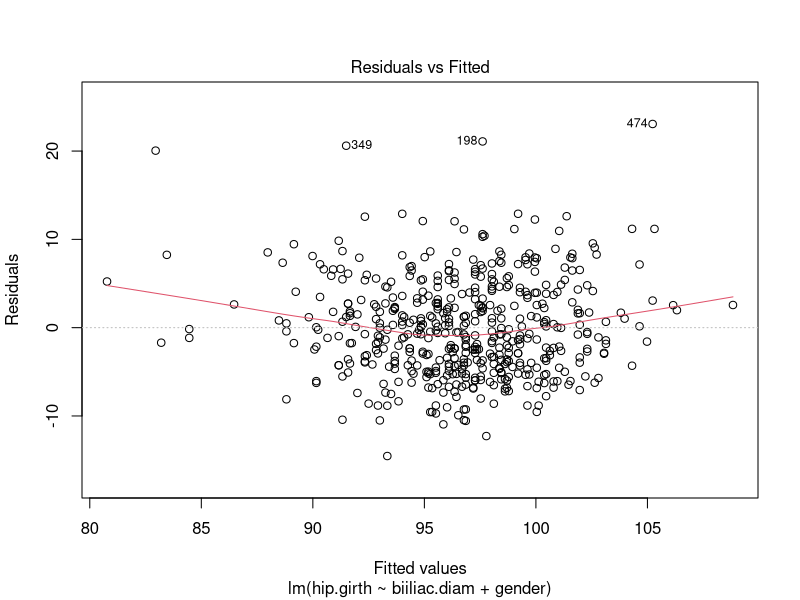
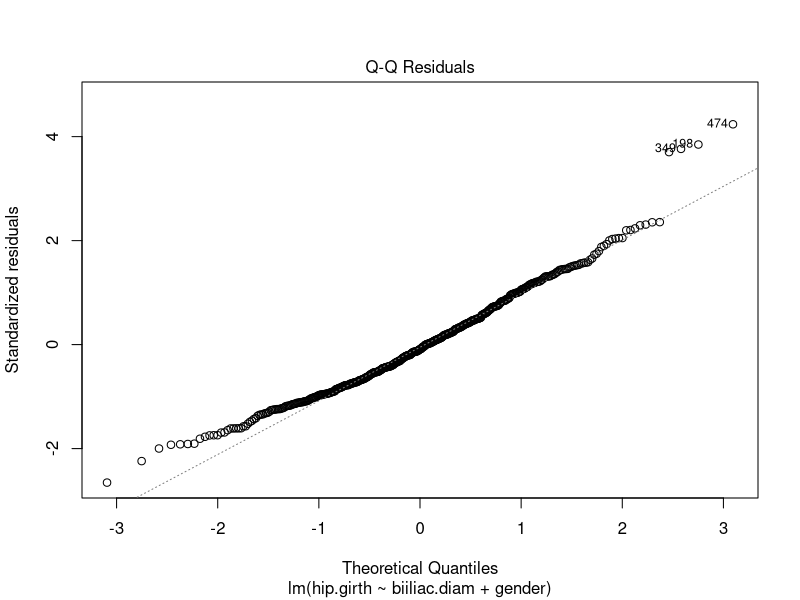
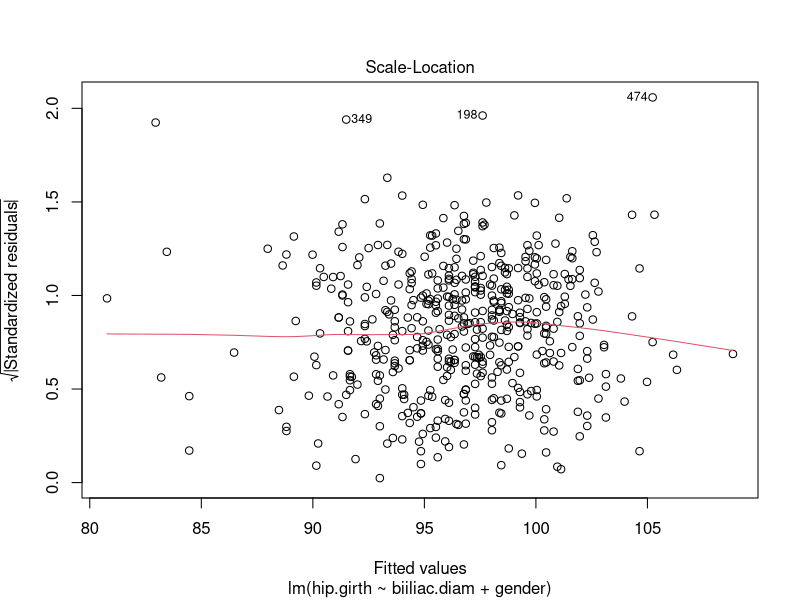
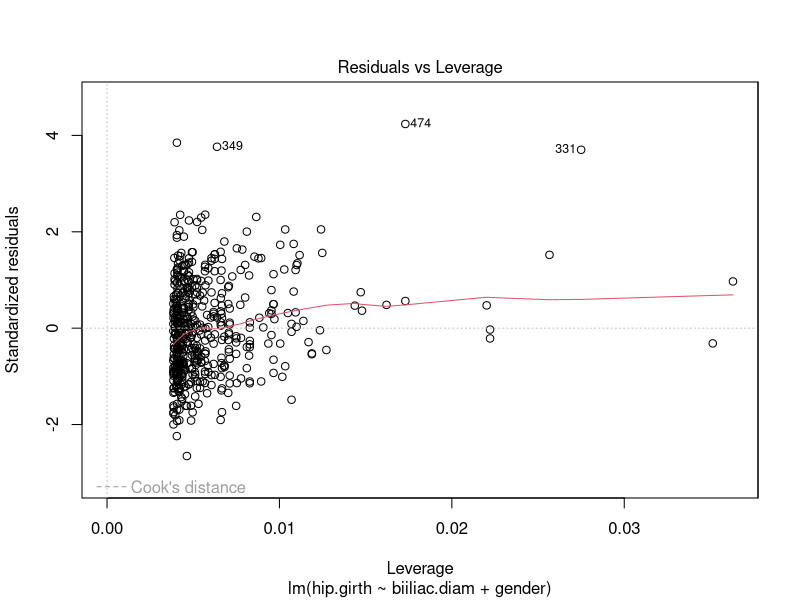
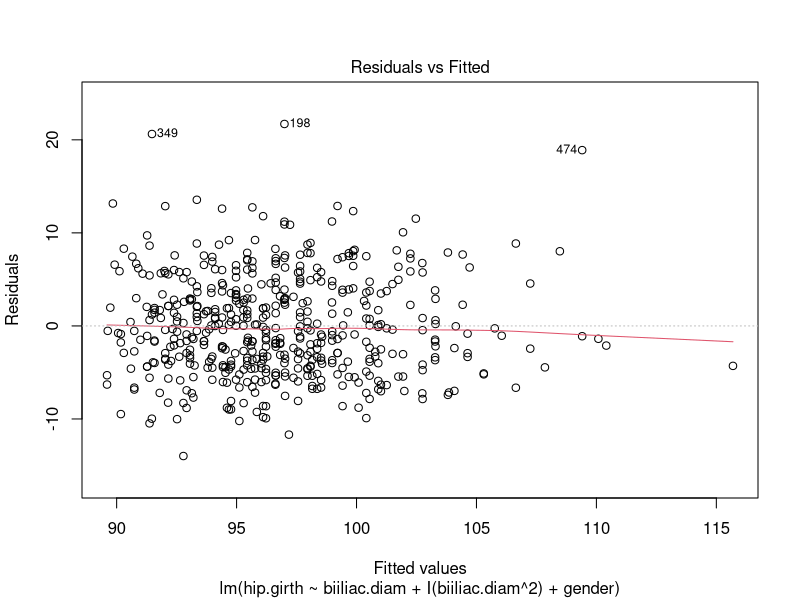
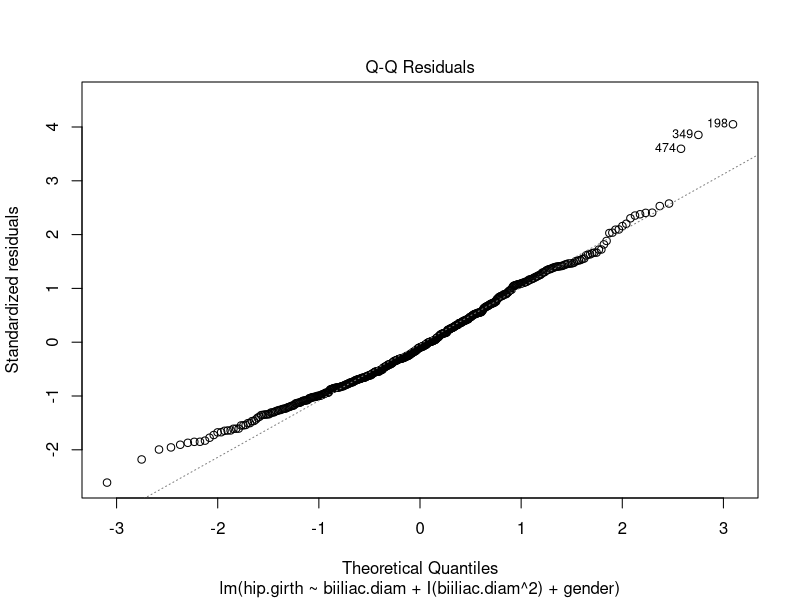
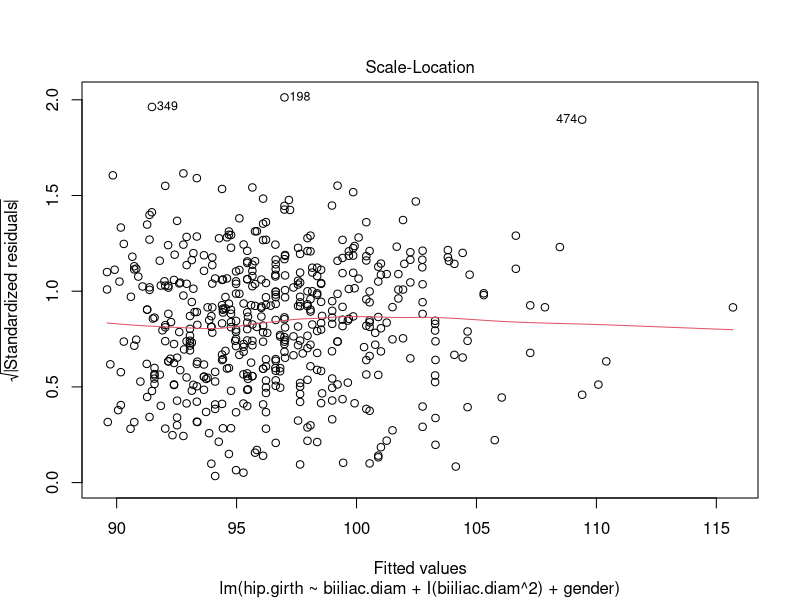
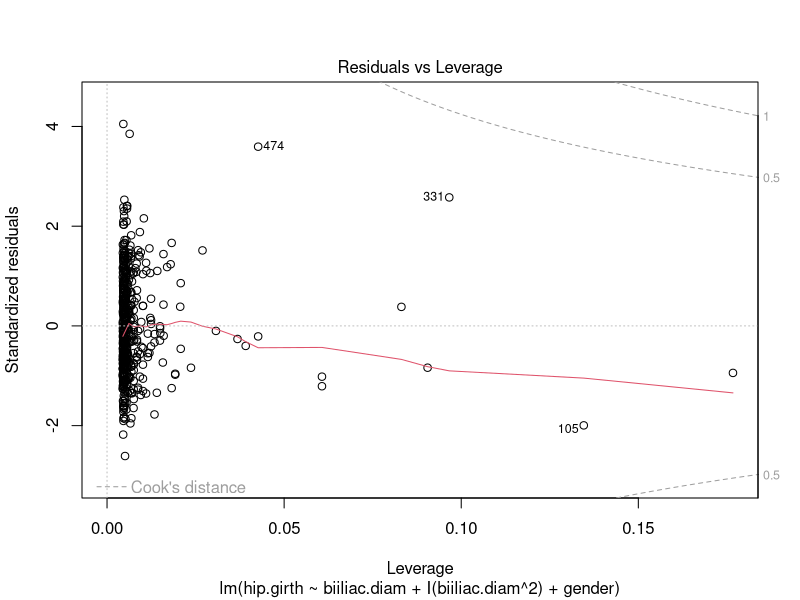

R code for these plots, in order:
## ---- chunk 1
knitr::opts_chunk$set(echo = TRUE)
library(tidyverse)
## ---- chunk 2
dat<-read.table("body.dat.txt")
nam<-c("biacromial.diameter","biiliac.diam", "bitrochanteric.diam","chest.depth","chest.diam", "elbow.diam","wrist.diam", "knee.diam","ankle.diam","shoulder.girth", "chest.girth", 
 "waist.girth", "Navel.girth", "hip.girth","Thigh.girth", 
"Bicep.girth", "Forearm.girth", "Knee.girth", "Calf.girth",
"Ankle .girth", "Wrist.girth", "Age", "Weight", "height","Gender")
nam<-str_to_lower(nam)
names(dat)<-nam
dat
## ---- chunk 3

m.hip<-lm(hip.girth~biiliac.diam+gender,data=dat)
summary(m.hip)
plot(m.hip)
## ---- chunk 4
m.hip.2<-lm(hip.girth~biiliac.diam+I(biiliac.diam^2)+gender,data=dat)
# The "I()" syntax causes symbols to be given their algebraic 
# interpretation, rather than their interpretation in formulas.

summary(m.hip.2)
plot(m.hip.2)
## ---- chunk 5
anova(m.hip,m.hip.2)
## ---- chunk 6
temp<-dat
temp$biiliac.diam.scaled<-scale(temp$biiliac.diam)
temp$biiliac.sq<-temp$biiliac.diam.scaled^2

m.hip.2b<-lm(hip.girth~biiliac.diam.scaled+biiliac.sq+gender,data=temp)
summary(m.hip.2b)
# Note the two quadratic models have the same fitted values.
all.equal(m.hip.2b$fitted,m.hip.2$fitted) 

## ---- chunk 7
m.navel<-lm(navel.girth~I(weight/height)+age,data=dat)
summary(m.navel)
plot(m.navel)
## ---- chunk 8
m.navel.g<-lm(navel.girth~(I(weight/height)+age)*gender,data=dat)
# The "*" syntax indicates that the variables I(weight/height),
# age, and gender should be used, along with the products
# (weight/height)(gender) and (age)(gender).
# Because gender is coded 0=female, 1=male, the coefficents of
# (weight/height)(gender) and (age)(gender) give adjustments to
# the estimate in the case of a male subject.
summary(m.navel.g)
plot(m.navel.g)
## ---- chunk 9
anova(m.navel,m.navel.g)
